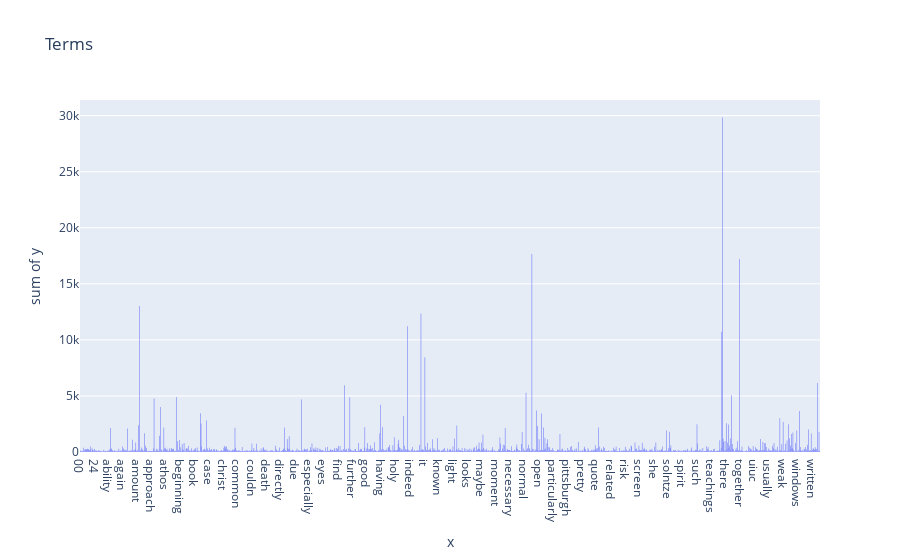

Notebook cell for this chart:
### Markdown cell above
### >>> **Exercise 13 (take home):**
If you want a nicer interactive visualization here, I would encourage you try to install and use plotly to achieve this.

### Code cell
# Answer here
import plotly.express as px

count_vect = CountVectorizer(min_df=50)
X_counts = count_vect.fit_transform(X.text)

term_frequencies = []
for j in range(0,X_counts.shape[1]):
    term_frequencies.append(sum(X_counts[:,j].toarray()))

term_frequencies = np.asarray(X_counts.sum(axis=0))[0]

fig = px.histogram(X, 
                   x=count_vect.get_feature_names(), 
                   y=term_frequencies, 
                   title='Terms')
fig.show()

### Figure 1 — Plotly figure (JSON) as saved in the notebook; plotly's stock layout.template omitted (floating-point values rounded to 4 significant figures; data arrays with more than 128 entries replaced by an {"elided": "..."} marker saying what was removed)
{"data": [{"alignmentgroup": "True", "bingroup": "x", "histfunc": "sum", "hovertemplate": "x=%{x}<br>sum of y=%{y}<extra></extra>", "legendgroup": "", "marker": {"color": "#636efa", "pattern": {"shape": ""}}, "name": "", "offsetgroup": "", "orientation": "v", "showlegend": false, "type": "histogram", "x": {"elided": "1134 str values"}, "xaxis": "x", "y": {"elided": "1134 int values"}, "yaxis": "y"}], "layout": {"barmode": "relative", "legend": {"tracegroupgap": 0}, "title": {"text": "Terms"}, "xaxis": {"anchor": "y", "domain": [0, 1], "title": {"text": "x"}}, "yaxis": {"anchor": "x", "domain": [0, 1], "title": {"text": "sum of y"}}}}
